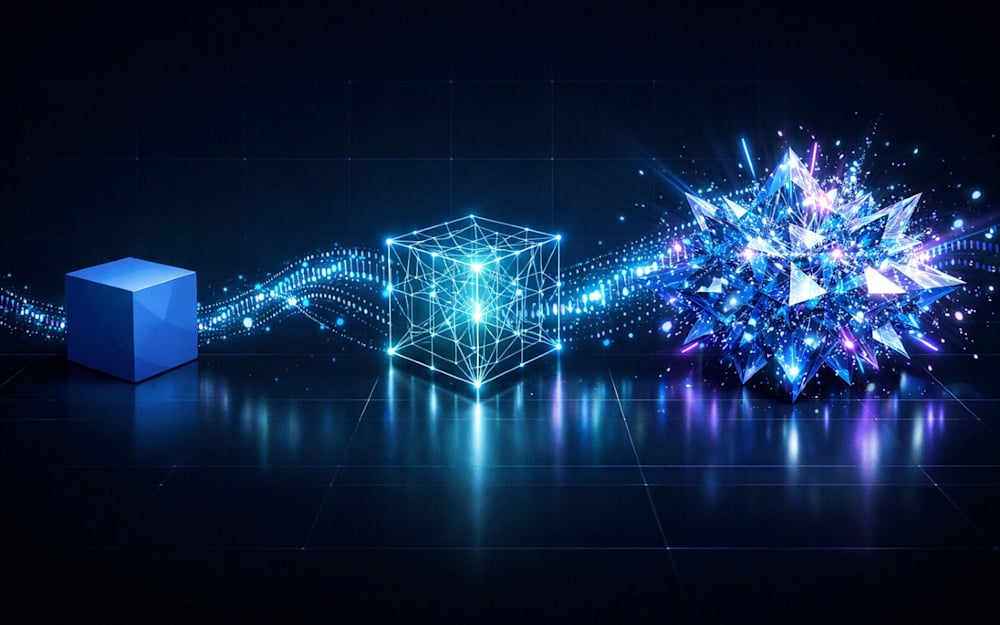
#> input picture downloaded_images/venturebeat/image_001_image.jpg, 1000 x 625 px
$ python -i image_watermark_detect.py   (imports and definitions only)
#> lines starting #> are read from the running program, lines starting #| are printed output that depends on the picture; after the words box and inside, x2 and y2 are one past the last pixel; in counts of white or black regions, pixels touching at a corner belong together
"""Lightweight watermark region detection (shared by API and image scoring)."""
from __future__ import annotations

from pathlib import Path
from typing import Any

from loguru import logger


def merge_regions(regions: list[dict[str, int]]) -> list[dict[str, int]]:
    """合并重叠的水印区域。"""
    if not regions:
        return []

    merged = [region.copy() for region in regions]
    i = 0
    while i < len(merged):
        j = i + 1
        while j < len(merged):
            r1, r2 = merged[i], merged[j]
            if (
                r1["x"] < r2["x"] + r2["width"]
                and r1["x"] + r1["width"] > r2["x"]
                and r1["y"] < r2["y"] + r2["height"]
                and r1["y"] + r1["height"] > r2["y"]
            ):
                x1 = min(r1["x"], r2["x"])
                y1 = min(r1["y"], r2["y"])
                x2 = max(r1["x"] + r1["width"], r2["x"] + r2["width"])
                y2 = max(r1["y"] + r1["height"], r2["y"] + r2["height"])
                merged[i] = {"x": x1, "y": y1, "width": x2 - x1, "height": y2 - y1}
                merged.pop(j)
                j = i + 1
            else:
                j += 1
        i += 1
    return merged


def detect_watermark_regions(image_path: Path | str) -> list[dict[str, int]]:
    """检测图片中可能的水印区域，失败时返回空列表。"""
    path = Path(image_path)
    if not path.exists():
        return []

    try:
        import cv2
    except ImportError:
        logger.warning("opencv 未安装，跳过水印检测")
        return []

    img = cv2.imread(str(path))
#> img is the input picture: shape (625, 1000, 3); mean B, G, R 66.7, 36.3, 16.6
    if img is None:
        return []

    h, w = img.shape[:2]
#> h = 625; w = 1000
    regions: list[dict[str, int]] = []

    corner_regions = [
        (int(w * 0.65), int(h * 0.90), int(w * 0.35), int(h * 0.10)),
        (0, int(h * 0.90), int(w * 0.35), int(h * 0.10)),
        (int(w * 0.65), 0, int(w * 0.35), int(h * 0.08)),
        (0, 0, int(w * 0.35), int(h * 0.08)),
    ]

    gray = cv2.cvtColor(img, cv2.COLOR_BGR2GRAY)
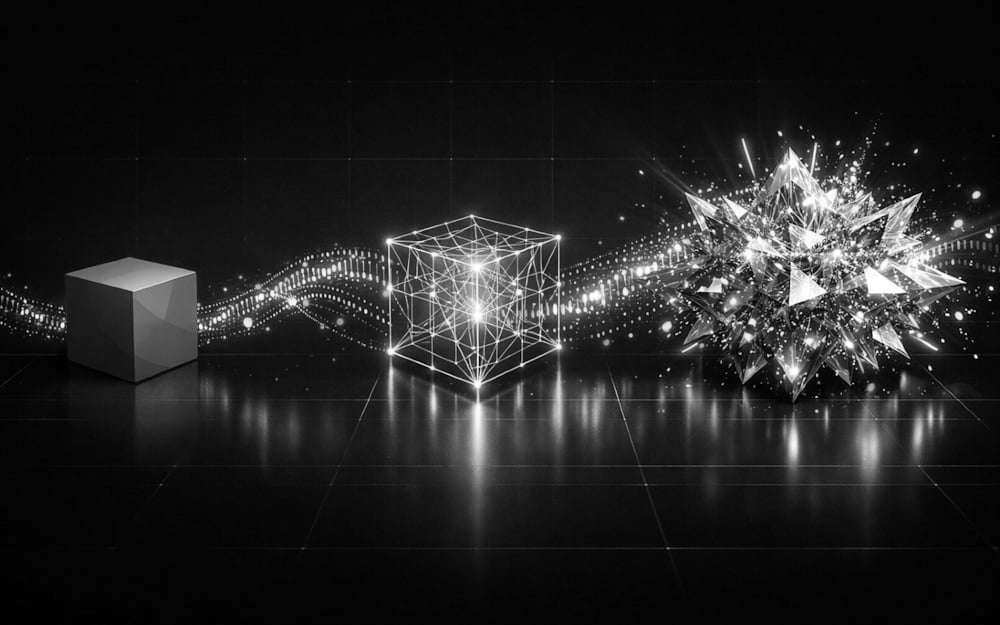
#> gray: shape (625, 1000); min 0, max 255, mean 33.9

    for rx, ry, rw, rh in corner_regions:
        roi = gray[ry : ry + rh, rx : rx + rw]
        if roi.size == 0:
            continue

        edges = cv2.Canny(roi, 50, 150)
        kernel = cv2.getStructuringElement(cv2.MORPH_RECT, (15, 5))
        dilated = cv2.dilate(edges, kernel, iterations=2)
        contours, _ = cv2.findContours(dilated, cv2.RETR_EXTERNAL, cv2.CHAIN_APPROX_SIMPLE)

        for cnt in contours:
            cx, cy, cw, ch = cv2.boundingRect(cnt)
            area = cw * ch
            roi_area = rw * rh
            if area < roi_area * 0.01 or area > roi_area * 0.9:
                continue
            if cw < 20 or ch < 8:
                continue

            pad = 8
            abs_x = max(0, rx + cx - pad)
            abs_y = max(0, ry + cy - pad)
            abs_w = min(w - abs_x, cw + pad * 2)
            abs_h = min(h - abs_y, ch + pad * 2)
            regions.append({"x": abs_x, "y": abs_y, "width": abs_w, "height": abs_h})
#> this loop made 4 passes
#> pass 1, in detect_watermark_regions, `roi = gray[ry : ry + rh, rx : rx + rw]`:
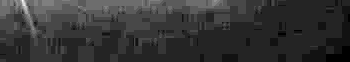
#> roi: shape (62, 350); min 2, max 16, mean 4.92; drawn with min black and max white
#> pass 2, in detect_watermark_regions, `roi = gray[ry : ry + rh, rx : rx + rw]`:
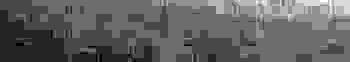
#> roi: shape (62, 350); min 1, max 8, mean 3.67; drawn with min black and max white
#> pass 3, in detect_watermark_regions, `roi = gray[ry : ry + rh, rx : rx + rw]`:
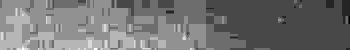
#> roi: shape (50, 350); min 2, max 9, mean 5.17; drawn with min black and max white
#> after the loop: dilated: shape (50, 350); every value is 0
#> after the loop:
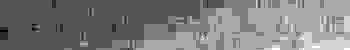
#> roi: shape (50, 350); min 2, max 8, mean 4.93; drawn with min black and max white
#> after the loop, regions = []

    regions = merge_regions(regions)

    if not regions:
        _, bright = cv2.threshold(gray, 240, 255, cv2.THRESH_BINARY)
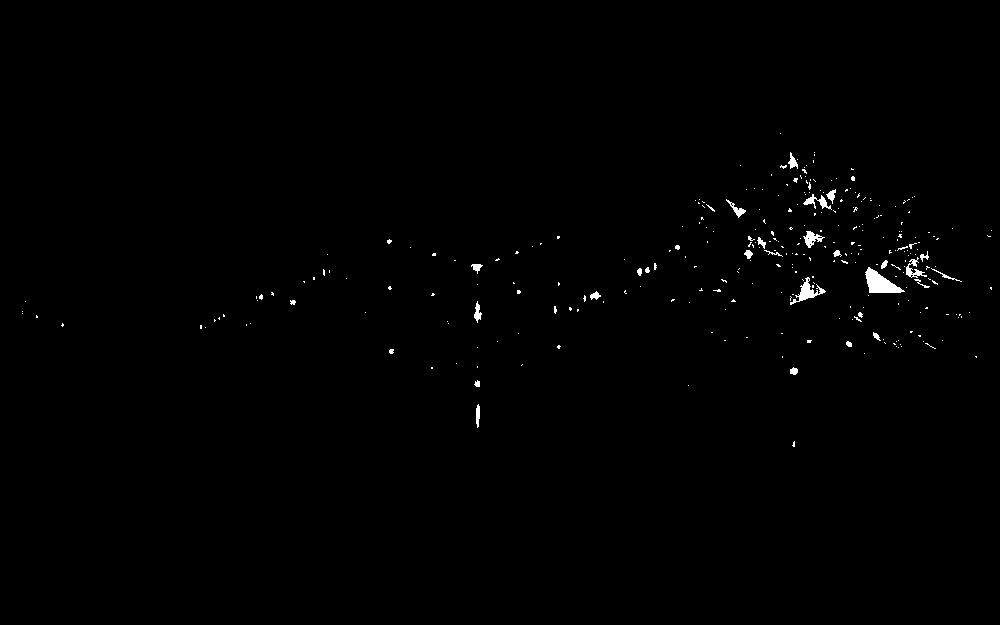
#> bright: shape (625, 1000); 0.57% white; 299 white regions (269 under 20 px), largest, box (x1, y1, x2, y2) and area: (865, 267, 905, 293) 538, (790, 277, 826, 305) 298, (803, 231, 825, 248) 169
        kernel2 = cv2.getStructuringElement(cv2.MORPH_RECT, (20, 10))
        bright_dilated = cv2.dilate(bright, kernel2, iterations=2)
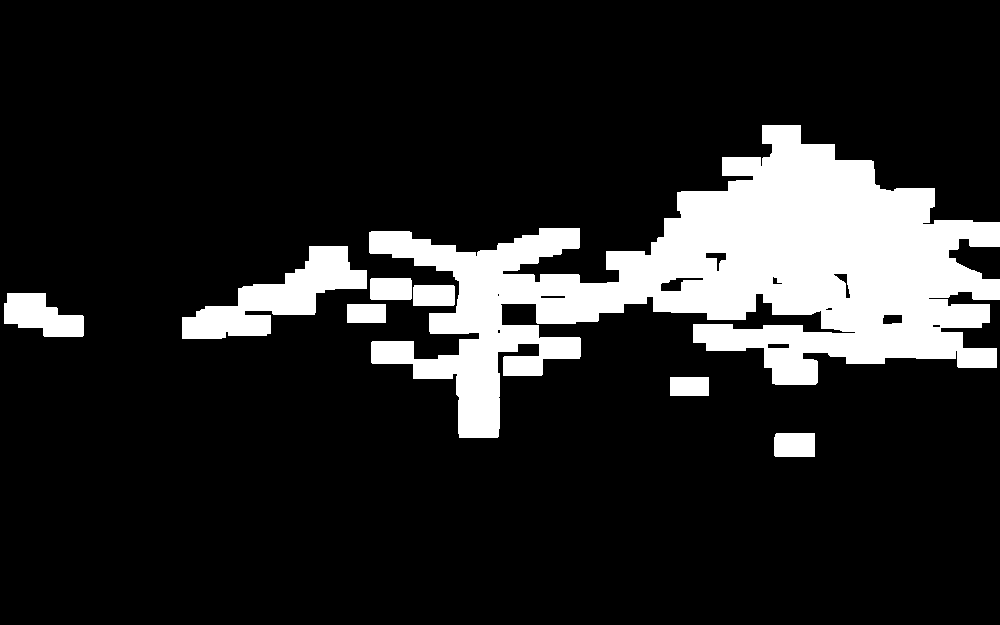
#> bright_dilated: shape (625, 1000); 14.9% white; 8 white regions
        contours2, _ = cv2.findContours(bright_dilated, cv2.RETR_EXTERNAL, cv2.CHAIN_APPROX_SIMPLE)
#> contours2 = 8 contours; box (x1, y1, x2, y2) and area: (369, 125, 1000, 438) 78474, (182, 246, 367, 339) 6682, (4, 293, 84, 337) 2220, (774, 433, 815, 457) 916, (370, 278, 412, 300) 858, (413, 285, 455, 306) 818, (670, 377, 709, 396) 684, (347, 304, 386, 323) 684
        for cnt in contours2:
            x, y, bw, bh = cv2.boundingRect(cnt)
            area = bw * bh
            if area > 500 and bw > 30 and bh > 15:
                regions.append({"x": x, "y": y, "width": bw, "height": bh})
#> this loop made 8 passes
#> (x, y, bw, bh, area) on passes 1, 4, 5, 6, 7, 8: (774, 433, 41, 24, 984), (4, 293, 80, 44, 3520), (413, 285, 42, 21, 882), (370, 278, 42, 22, 924), (182, 246, 185, 93, 17205), (369, 125, 631, 313, 197503)
#> (cnt, x, y, bw, bh, area) on passes 2 to 3: ([[670, 377], [670, 395], [708, 395], [708, 377]], 670, 377, 39, 19, 741), ([[347, 304], [347, 322], [385, 322], [385, 304]], 347, 304, 39, 19, 741)
#> after the loop, regions = 8 items

    return regions


def has_likely_watermark(
    image_path: Path | str,
    *,
    min_regions: int = 1,
) -> bool:
    return len(detect_watermark_regions(image_path)) >= min_regions

>>> result = detect_watermark_regions('../downloaded_images/venturebeat/image_001_image.jpg')
#> result = 8 items

$ run again, on downloaded_images/venturebeat/image_004_image.jpg
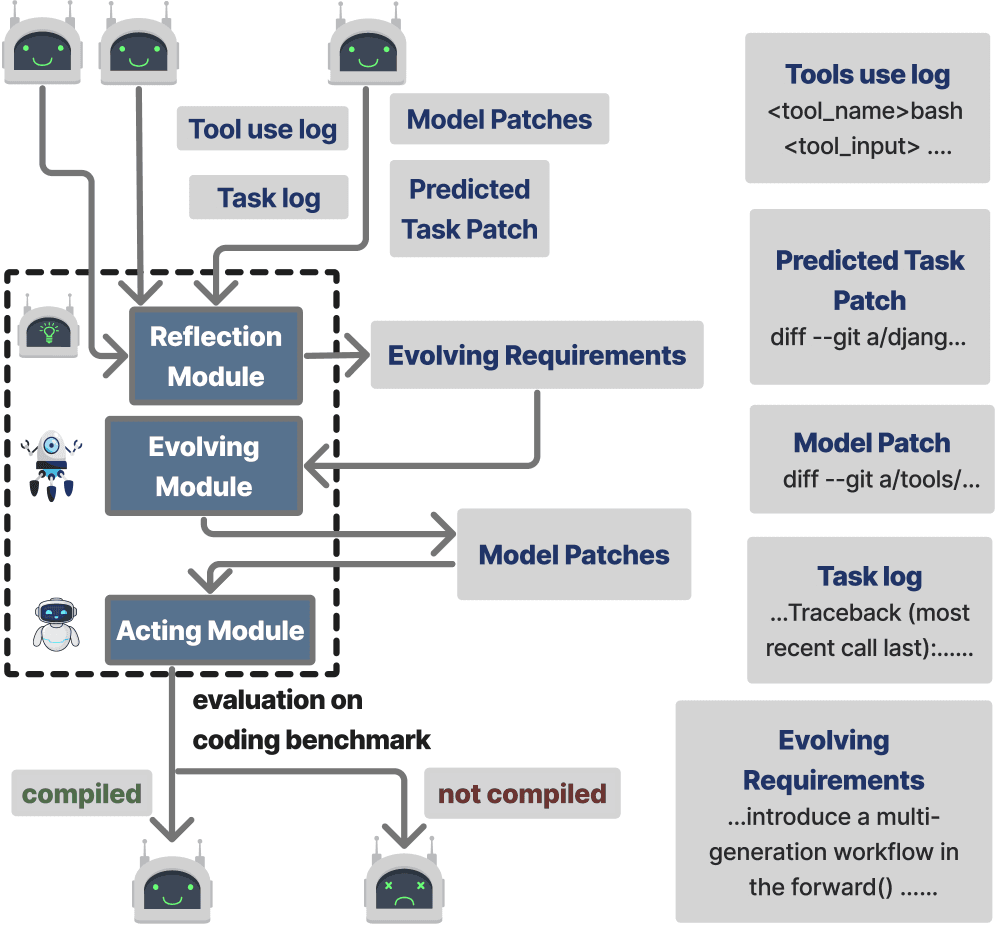
#> input picture downloaded_images/venturebeat/image_004_image.jpg, 996 x 925 px
#> in detect_watermark_regions, img is the input picture: shape (925, 996, 3); mean B, G, R 221.3, 218.9, 217.2
#> the loop in detect_watermark_regions, `for rx, ry, rw, rh in corner_regions:` made 4 passes
#> pass 1, in detect_watermark_regions, `edges = cv2.Canny(roi, 50, 150)`:
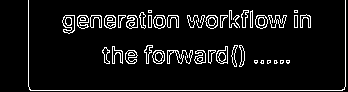
#> edges: shape (92, 348); 7.9% white in thin lines or dots
#> after the loop in detect_watermark_regions, `for rx, ry, rw, rh in corner_regions:`:
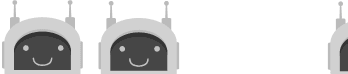
#> roi: shape (74, 348); min 52, max 255, mean 215.2
#> after the loop in detect_watermark_regions, `for rx, ry, rw, rh in corner_regions:`: regions = 7 items
#> the loop in merge_regions, `while i < len(merged):` made 5 passes
#> after the loop in merge_regions, `while i < len(merged):`: i = 5; merged = 5 items
